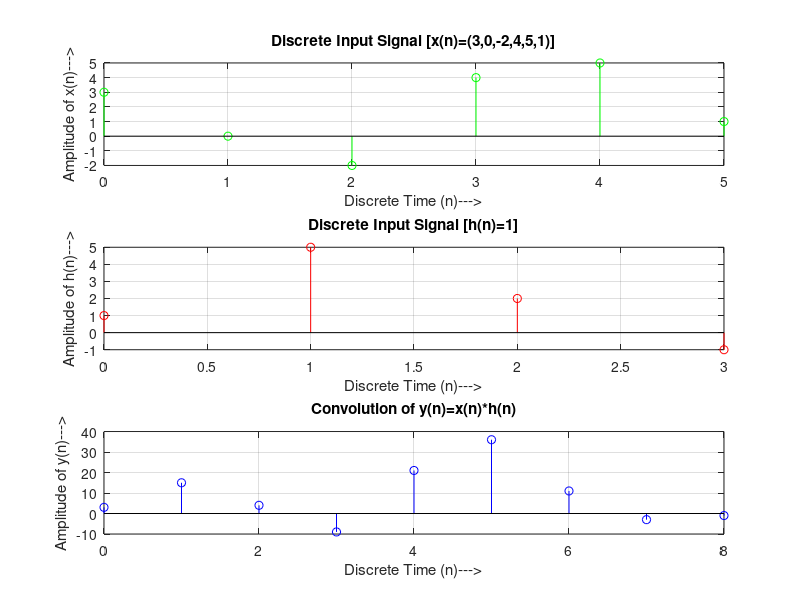

Write the MATLAB code that produced this figure.
%LINEAR CONVOLUTION_2
x=[3 0 -2 4 5 1];
h=[1 5 2 -1];
N1=length(x);
N2=length(h);
n1=0:1:N1-1;
n2=0:1:N2-1;
subplot(3,1,1);
stem(n1,x,'g');
xlabel('Discrete Time (n)--->');
ylabel('Amplitude of x(n)--->');
title('Discrete Input Signal [x(n)=(3,0,-2,4,5,1)]');
grid on;
subplot(3,1,2);
stem(n2,h,'r');
xlabel('Discrete Time (n)--->');
ylabel('Amplitude of h(n)--->');
title('Discrete Input Signal [h(n)=1]');
grid on;
y=conv(x,h);
n3=0:1:N1+N2-2;
subplot(3,1,3);
stem(n3,y,'b');
xlabel('Discrete Time (n)--->');
ylabel('Amplitude of y(n)--->');
title('Convolution of y(n)=x(n)*h(n)');
grid on;
